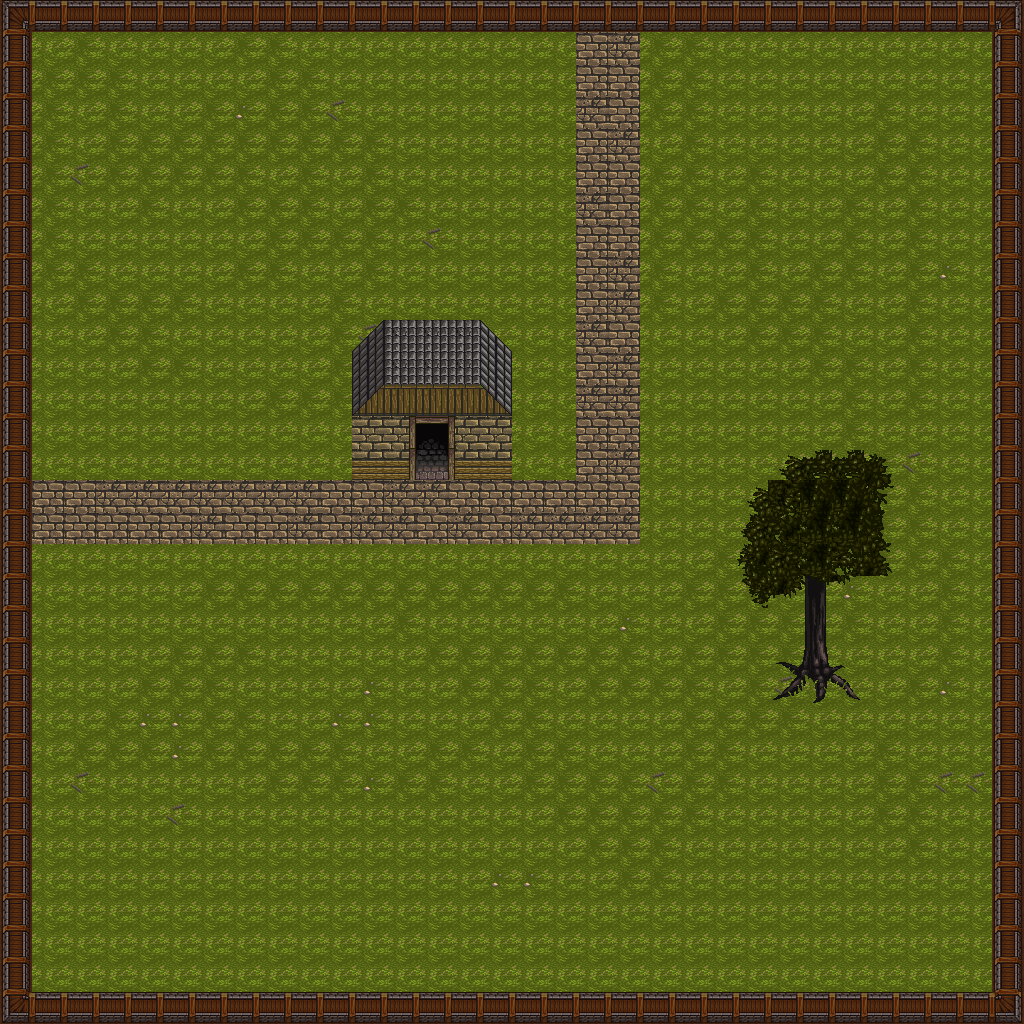

A level layout from a 2D game, rendered from its tile map. Below: a short description, then the map file with tile-grid data replaced by summaries:
An orthogonal 32x32 tile map with 32x32 px tiles, 3 tile layers (ground, wall1, wall2), 1 hidden layer not drawn, 2 tilesets.

<map version="1.0" orientation="orthogonal" renderorder="right-down" width="32" height="32" tilewidth="32" tileheight="32" nextobjectid="9">
 <tileset firstgid="1" name="tileset1" tilewidth="32" tileheight="32" tilecount="900" columns="30">
  <image source="hyptosis_tile-art-batch-1.png" width="960" height="960" />
 </tileset>
 <tileset firstgid="901" name="meta" tilewidth="32" tileheight="32" spacing="1" margin="1" tilecount="2" columns="2">
  <image source="meta_tiles.png" width="67" height="34" />
 </tileset>
 <layer name="ground" width="32" height="32">
  <data>[1024 cells, 1024 non-empty, 8 distinct tile ids]</data>
 </layer>
 <layer name="wall1" width="32" height="32">
  <data>[1024 cells, 147 non-empty, 19 distinct tile ids]</data>
 </layer>
 <layer name="wall2" width="32" height="32">
  <data>[1024 cells, 39 non-empty, 27 distinct tile ids]</data>
 </layer>
 <layer name="collision" width="32" height="32" visible="0">
  <data>[1024 cells, 143 non-empty, 1 distinct tile ids]</data>
 </layer>
</map>
